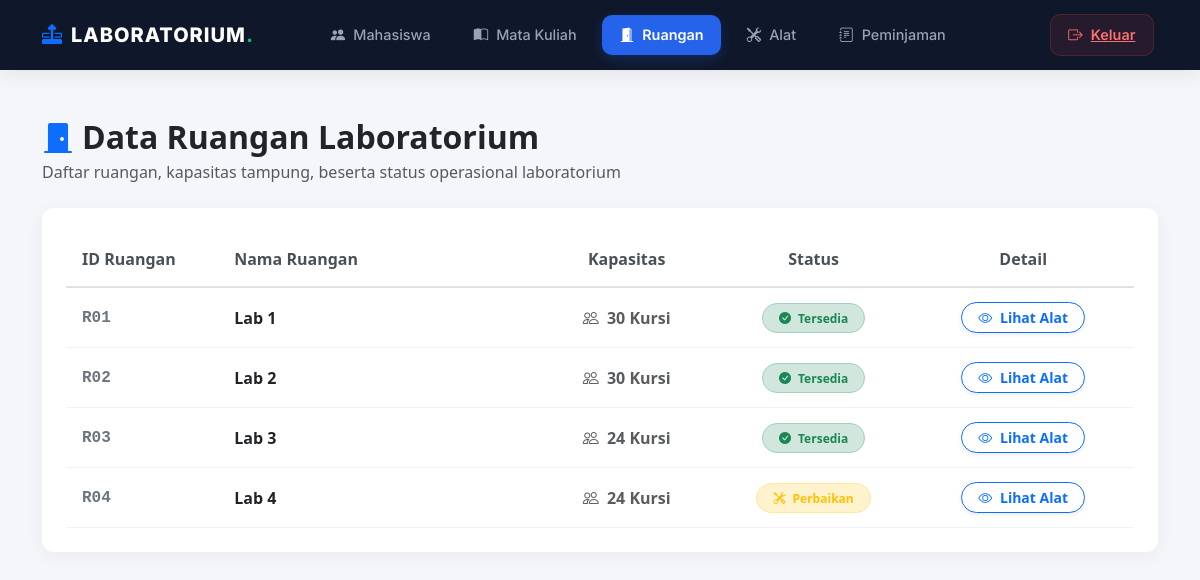
Page /ruangan.php on the committed database.
### tables this page shows
CREATE TABLE `ruangan` (
  `ID_Ruangan` varchar(10) NOT NULL,
  `Nama_Ruangan` varchar(50) NOT NULL,
  `Kapasitas` int(11) NOT NULL,
  `Status` varchar(20) NOT NULL
);

### ruangan.php (the view, shortened to what this page needs)
<?php
include 'koneksi.php';
$query = mysqli_query($conn, "SELECT ID_Ruangan, Nama_Ruangan, Kapasitas, Status FROM ruangan");
?>
<!DOCTYPE html>
<html lang="id">
<head>
    <link href="https://cdn.jsdelivr.net/npm/bootstrap@5.3.3/dist/css/bootstrap.min.css" rel="stylesheet">
    <link href="https://cdn.jsdelivr.net/npm/bootstrap-icons@1.11.3/font/bootstrap-icons.min.css" rel="stylesheet">
</head>
<body>
<?php include 'components/navbar.php'; ?>
<div class="container my-5">
    <div class="mb-4">
        <h2 class="fw-bold text-dark mb-1">
            <i class="bi bi-door-closed-fill text-primary me-2"></i>Data Ruangan Laboratorium
        </h2>
        <p class="text-muted mb-0">Daftar ruangan, kapasitas tampung, beserta status operasional laboratorium</p>
    </div>
    <div class="card card-custom p-4">
        <div class="table-responsive">
            <table class="table table-hover align-middle mb-0">
                <thead>
                    <tr>
                        <th class="ps-3" style="width: 15%;">ID Ruangan</th>
                        <th style="width: 30%;">Nama Ruangan</th>
                        <th class="text-center" style="width: 15%;">Kapasitas</th>
                        <th class="text-center" style="width: 20%;">Status</th>
                        <th class="text-center pe-3" style="width: 20%;">Detail</th>
                    </tr>
                </thead>
                <tbody>
                    <?php
                    if (mysqli_num_rows($query) > 0) {
                        while($row = mysqli_fetch_assoc($query)) {
                    ?>
                        <tr>
                            <td class="ps-3 fw-semibold text-secondary font-monospace">
                                <?php echo $row['ID_Ruangan']; ?>
                            </td>
                            <td class="fw-bold text-dark">
                                <?php echo $row['Nama_Ruangan']; ?>
                            </td>
                            <td class="text-center">
                                <span class="fw-semibold text-muted">
                                    <i class="bi bi-people me-1"></i> <?php echo $row['Kapasitas']; ?> Kursi
                                </span>
                            </td>
                            <td class="text-center">
                                <?php if($row['Status'] == 'Tersedia') { ?>
                                    <span class="badge bg-success-subtle text-success border border-success-subtle rounded-pill px-3 py-2">
                                        <i class="bi bi-check-circle-fill me-1"></i> Tersedia
                                    </span>
                                <?php } else { ?>
                                    <span class="badge bg-warning-subtle text-warning border border-warning-subtle rounded-pill px-3 py-2">
                                        <i class="bi bi-tools me-1"></i> Perbaikan
                                    </span>
                                <?php } ?>
                            </td>
                            <td class="text-center pe-3">
                                <a href="detail_ruangan.php?id=<?php echo $row['ID_Ruangan']; ?>" class="btn btn-sm btn-outline-primary rounded-pill px-3 fw-semibold shadow-sm">
                                    <i class="bi bi-eye me-1"></i> Lihat Alat
                                </a>
                            </td>
                        </tr>
                    <?php
                        }
                    } ?>
                </tbody>
            </table>
        </div>
    </div>
</div>
</body>
</html>

### ruangan.php (style rules this page uses)
body { background-color: #f4f6f9; font-family: 'Segoe UI', Tahoma, Geneva, Verdana, sans-serif; }
.card-custom { border: none; border-radius: 12px; box-shadow: 0 4px 20px rgba(0, 0, 0, 0.05); background-color: #ffffff; }
.table th { font-weight: 600; color: #495057; border-bottom: 2px solid #dee2e6; padding-top: 15px; padding-bottom: 15px; }
.table td { vertical-align: middle; padding-top: 14px; padding-bottom: 14px; border-bottom: 1px solid #f1f3f5; }

### rows in the picture
ruangan: ID_Ruangan "R01", Nama_Ruangan "Lab 1", Kapasitas "30", Status "Tersedia" (drawn)
ruangan: ID_Ruangan "R02", Nama_Ruangan "Lab 2", Kapasitas "30", Status "Tersedia" (drawn)
ruangan: ID_Ruangan "R03", Nama_Ruangan "Lab 3", Kapasitas "24", Status "Tersedia" (drawn)
ruangan: ID_Ruangan "R04", Nama_Ruangan "Lab 4", Kapasitas "24", Status "Perbaikan" (drawn)
